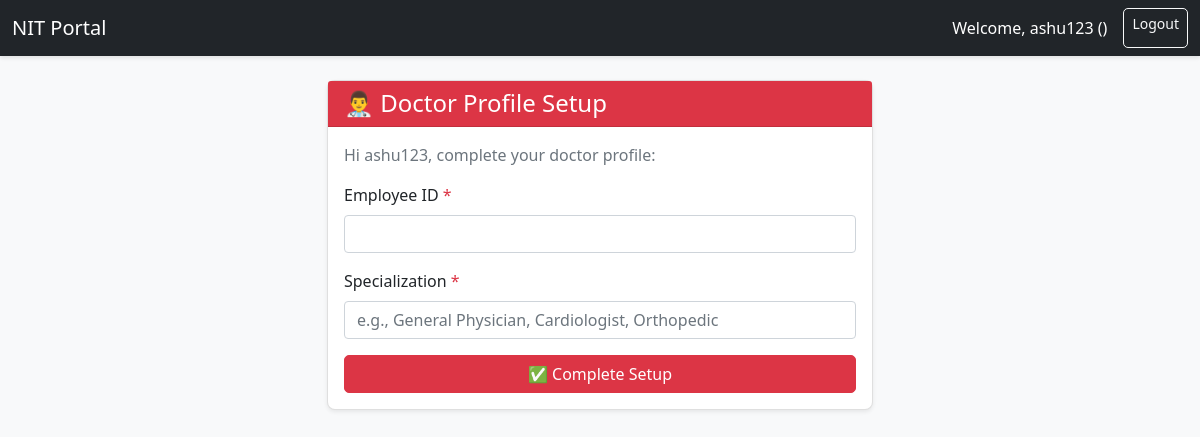
The app's page /doctor/profile-setup/1/, older data.
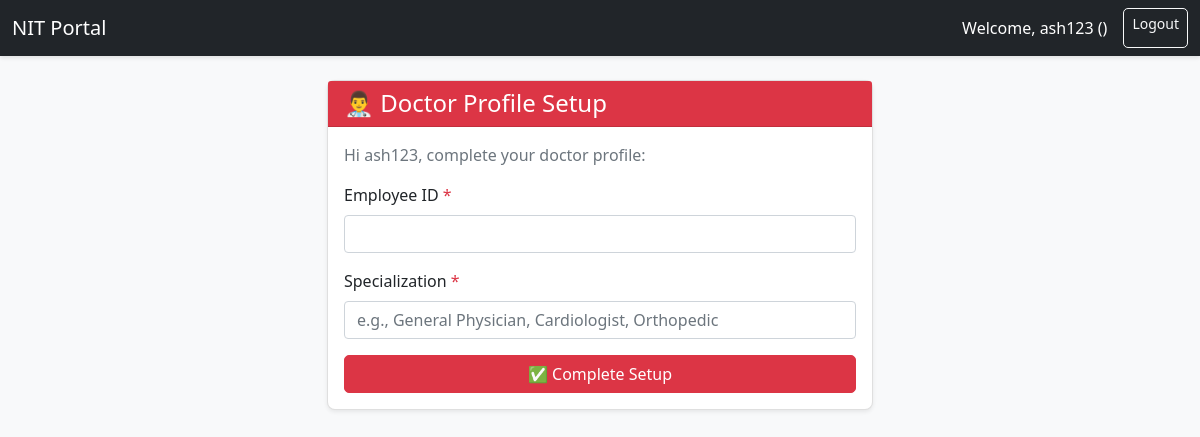
The same page, newer data.
### portal/models.py (models this page shows, shortened)
class User(AbstractUser):
    ROLE_CHOICES = [
        ('student', 'Student'),
        ('teacher', 'Teacher'),
        ('doctor', 'Doctor'),  # ← Add this
    ]
    mobile_number = models.CharField(max_length=15, unique=True)
    role = models.CharField(max_length=20, choices=ROLE_CHOICES)
    is_mobile_verified = models.BooleanField(default=False)
    otp = models.CharField(max_length=6, blank=True, null=True)

### portal/views.py (the view, shortened to what this page needs)
# urls.py: path('doctor/profile-setup/<int:user_id>/', views.doctor_profile_setup, name='doctor_profile_setup'),
def doctor_profile_setup(request, user_id):
    user = get_object_or_404(User, id=user_id)
    return render(request, 'portal/doctor_profile_setup.html', {'user': user})

### portal/templates/portal/doctor_profile_setup.html (shortened to what this page needs)
{% extends 'portal/base.html' %}
{% block content %}
<div class="row">
    <div class="col-md-6 offset-md-3">
        <div class="card">
            <div class="card-header bg-danger text-white">
                <h4 class="mb-0">👨‍⚕️ Doctor Profile Setup</h4>
            </div>
            <div class="card-body">
                <form method="post">
                    <p class="text-muted">Hi {{ user.username }}, complete your doctor profile:</p>
                    <div class="mb-3">
                        <label for="employee_id" class="form-label">Employee ID <span class="text-danger">*</span></label>
                        <input type="text" class="form-control" id="employee_id" name="employee_id" required>
                    </div>
                    <div class="mb-3">
                        <label for="specialization" class="form-label">Specialization <span class="text-danger">*</span></label>
                        <input type="text" class="form-control" id="specialization" name="specialization"
                               placeholder="e.g., General Physician, Cardiologist, Orthopedic" required>
                    </div>
                    <div class="d-grid">
                        <button type="submit" class="btn btn-danger">
                            ✅ Complete Setup
                        </button>
                    </div>
                </form>
            </div>
        </div>
    </div>
</div>
{% endblock %}

### portal/templates/portal/base.html (shortened to what this page needs)
{% load static%}
<!DOCTYPE html>
<html lang="en">
<head>
    <link href="https://cdn.jsdelivr.net/npm/bootstrap@5.1.3/dist/css/bootstrap.min.css" rel="stylesheet">
    <link rel="stylesheet" href="{% static 'portal/css/custom.css' %}">
</head>
<body>
    <nav class="navbar navbar-expand-lg navbar-dark bg-dark">
        <div class="container-fluid">
            <a class="navbar-brand" href="#">NIT Portal</a>
            {% if user.is_authenticated %}
            <div class="d-flex">
                <span class="navbar-text text-white me-3">
                    Welcome, {{ user.username }} ({{ user.role|title }})
                </span>
                <a href="{% url 'logout' %}" class="btn btn-outline-light btn-sm">Logout</a>
            </div>
            {% endif %}
        </div>
    </nav>
    <div class="container mt-4">
        {% block content %}{% endblock %}
    </div>
</body>
</html>

Row changes from the older to the newer data that the page shows:
changed User: username "ashu123" → "ash123"
